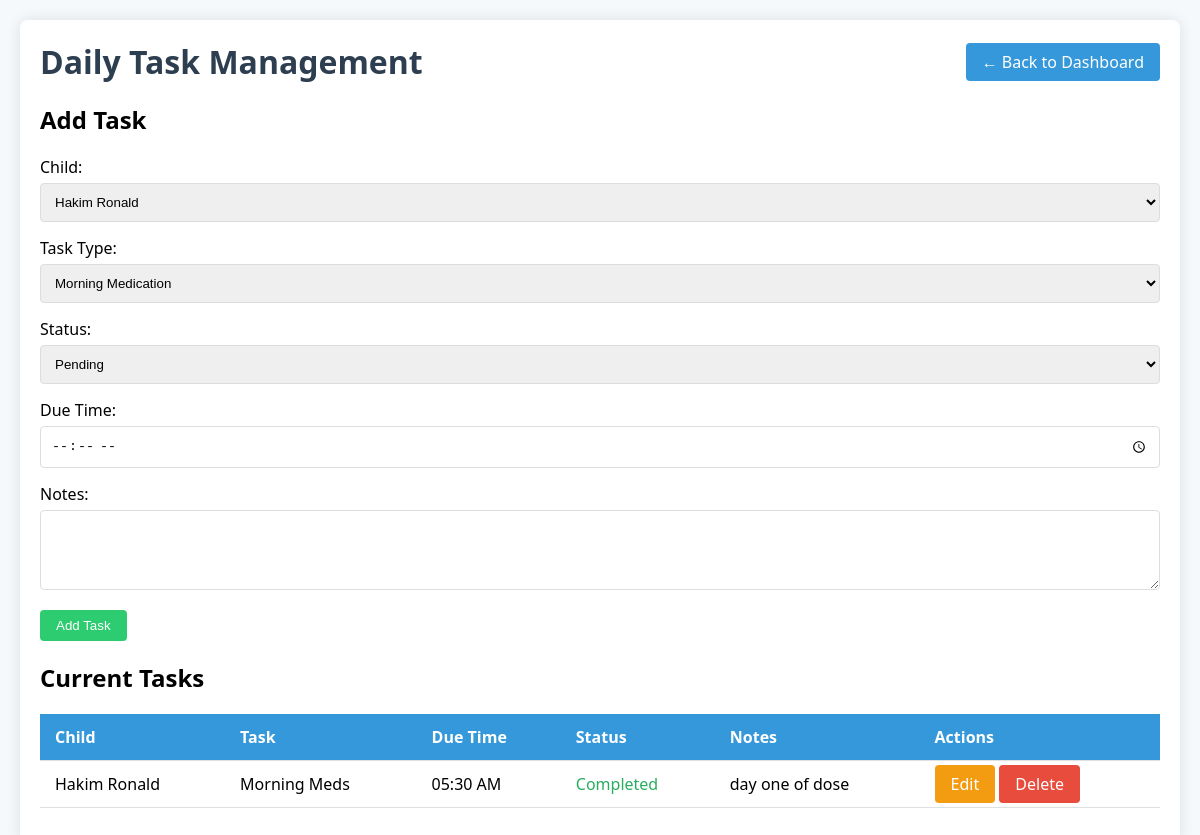
Page /tasks.php (signed in) on the committed database.
### tables this page shows
CREATE TABLE `tasks` (
  `id` int(11) NOT NULL,
  `child_id` int(11) NOT NULL,
  `task_type` enum('morning_meds','school','afternoon_activities','evening_meds','bedtime') NOT NULL,
  `status` enum('pending','completed','missed') DEFAULT 'pending',
  `notes` text DEFAULT NULL,
  `due_time` time DEFAULT NULL,
  `created_at` timestamp NOT NULL DEFAULT current_timestamp()
);

CREATE TABLE `children` (
  `id` int(11) NOT NULL,
  `name` varchar(100) NOT NULL,
  `age` int(11) NOT NULL,
  `status` varchar(50) NOT NULL,
  `last_checkup` date NOT NULL,
  `allergies` text DEFAULT NULL,
  `created_at` timestamp NOT NULL DEFAULT current_timestamp()
);

### tasks.php (the view, shortened to what this page needs)
<?php
try
{
    $db = new PDO(
        "mysql:host=".DB_HOST.";dbname=".DB_NAME.";charset=".DB_CHARSET,
        DB_USER,
        DB_PASS,
        [
            PDO::ATTR_ERRMODE => PDO::ERRMODE_EXCEPTION,
            PDO::ATTR_DEFAULT_FETCH_MODE => PDO::FETCH_ASSOC
        ]
    );
    $db->exec("CREATE TABLE IF NOT EXISTS tasks (
        id INT AUTO_INCREMENT PRIMARY KEY,
        child_id INT NOT NULL,
        task_type ENUM('morning_meds', 'school', 'afternoon_activities', 'evening_meds', 'bedtime') NOT NULL,
        status ENUM('pending', 'completed', 'missed') DEFAULT 'pending',
        notes TEXT,
        due_time TIME,
        created_at TIMESTAMP DEFAULT CURRENT_TIMESTAMP,
        FOREIGN KEY (child_id) REFERENCES children(id)
    )");
} catch (PDOException $e)
{
    die("Database connection failed: " . $e->getMessage());
}
$tasks = $db->query("
    SELECT t.*, c.name AS child_name
    FROM tasks t
    JOIN children c ON t.child_id = c.id
    ORDER BY t.due_time
")->fetchAll();
$children = $db->query("SELECT id, name FROM children ORDER BY name")->fetchAll();
$edit_task = null;
?>
<!DOCTYPE html>
<html lang="en">
<head>
</head>
<body>
    <div class="container">
        <div class="header">
            <h1>Daily Task Management</h1>
            <a href="caregiver_dashboard.php" class="btn btn-back">← Back to Dashboard</a>
        </div>
        <h2><?= $edit_task ? 'Edit' : 'Add' ?> Task</h2>
        <form method="POST">
            <div class="form-group">
                <label for="child_id">Child:</label>
                <select id="child_id" name="child_id" required>
                    <?php foreach ($children as $child): ?>
                        <option value="<?= $child['id'] ?>"
                            <?= ($edit_task && $edit_task['child_id'] == $child['id']) ? 'selected' : '' ?>>
                            <?= htmlspecialchars($child['name']) ?>
                        </option>
                    <?php endforeach; ?>
                </select>
            </div>
            <div class="form-group">
                <label for="task_type">Task Type:</label>
                <select id="task_type" name="task_type" required>
                    <option value="morning_meds" <?= ($edit_task['task_type'] ?? '') === 'morning_meds' ? 'selected' : '' ?>>Morning Medication</option>
                </select>
            </div>
            <div class="form-group">
                <label for="status">Status:</label>
                <select id="status" name="status" required>
                    <option value="pending" <?= ($edit_task['status'] ?? '') === 'pending' ? 'selected' : '' ?>>Pending</option>
                </select>
            </div>
            <div class="form-group">
                <label for="due_time">Due Time:</label>
                <input type="time" id="due_time" name="due_time" required
                       value="<?= $edit_task['due_time'] ?? '' ?>">
            </div>
            <div class="form-group">
                <label for="notes">Notes:</label>
                <textarea id="notes" name="notes"><?= $edit_task['notes'] ?? '' ?></textarea>
            </div>
            <button type="submit" class="btn btn-primary" name="<?= $edit_task ? 'update_task' : 'add_task' ?>">
                <?= $edit_task ? 'Update' : 'Add' ?> Task
            </button>
        </form>
        <h2>Current Tasks</h2>
        <?php if (empty($tasks)): ?>
            <p>No tasks found. Add your first task above.</p>
        <?php else: ?>
            <table>
                <thead>
                    <tr>
                        <th>Child</th>
                        <th>Task</th>
                        <th>Due Time</th>
                        <th>Status</th>
                        <th>Notes</th>
                        <th>Actions</th>
                    </tr>
                </thead>
                <tbody>
                    <?php foreach ($tasks as $task): ?>
                        <tr>
                            <td><?= htmlspecialchars($task['child_name']) ?></td>
                            <td>
                                <?= match($task['task_type']) {
                                    'morning_meds' => 'Morning Meds',
                                    'school' => 'School',
                                    'afternoon_activities' => 'Afternoon Activities',
                                    'evening_meds' => 'Evening Meds',
                                    'bedtime' => 'Bedtime Routine',
                                    default => ucfirst($task['task_type'])
                                } ?>
                            </td>
                            <td><?= date('h:i A', strtotime($task['due_time'])) ?></td>
                            <td class="status-<?= $task['status'] ?>">
                                <?= ucfirst($task['status']) ?>
                            </td>
                            <td><?= htmlspecialchars($task['notes']) ?></td>
                            <td>
                                <a href="tasks.php?edit=<?= $task['id'] ?>" class="btn btn-edit">Edit</a>
                                <a href="tasks.php?delete=<?= $task['id'] ?>" class="btn btn-danger"
                                   onclick="return confirm('Delete this task?')">Delete</a>
                            </td>
                        </tr>
                    <?php endforeach; ?>
                </tbody>
            </table>
        <?php endif; ?>
    </div>
</body>
</html>

### tasks.php (style rules this page uses)
body { font-family: 'Segoe UI', Tahoma, Geneva, Verdana, sans-serif; margin: 0; padding: 20px; background-color: #f5f9fc; }
.container { max-width: 1200px; margin: 0 auto; background: white; padding: 20px; border-radius: 8px; box-shadow: 0 0 15px rgba(0,0,0,0.1); }
.header { display: flex; justify-content: space-between; align-items: center; margin-bottom: 20px; flex-wrap: wrap; gap: 15px; }
h1 { color: #2c3e50; margin: 0; }
.btn { padding: 8px 16px; border-radius: 4px; text-decoration: none; font-weight: 500; cursor: pointer; border: none; transition: all 0.3s; }
.btn-back { background: #3498db; color: white; display: inline-flex; align-items: center; gap: 5px; }
.btn-primary { background: #2ecc71; color: white; }
.btn-edit { background: #f39c12; color: white; }
.btn-danger { background: #e74c3c; color: white; }
table { width: 100%; border-collapse: collapse; margin: 20px 0; }
th, td { padding: 12px 15px; text-align: left; border-bottom: 1px solid #e0e0e0; }
th { background-color: #3498db; color: white; }
.status-completed { color: #27ae60; font-weight: 500; }
.form-group { margin-bottom: 15px; }
label { display: block; margin-bottom: 5px; font-weight: 500; }
input, select, textarea { width: 100%; padding: 10px; border: 1px solid #ddd; border-radius: 4px; box-sizing: border-box; }
textarea { min-height: 80px; }

### rows in the picture
tasks: child.name "Hakim Ronald", task_type "Morning Meds", due_time "05:30 AM", status "Completed", notes "day one of dose"

### other values in the picture
form field child_id "Hakim Ronald"
